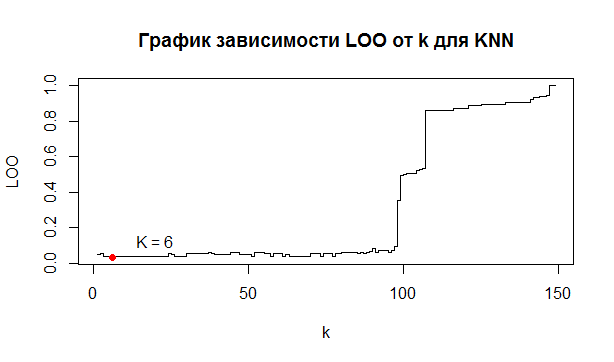

Write the R code that produced this figure.
euclideanDistance <- function(u, v) 
{
  sqrt(sum((u - v) ^ 2))
}
sortObjectsByDist <- function(xl, z, metricFunction = euclideanDistance)
{
  l <- dim(xl)[1] 
  n <- dim(xl)[2] - 1
  distances <- matrix(NA, l, 2) 
  for (i in 1:l) 
  {
    distances[i,] <- c(i, metricFunction(xl[i, 1:n], z))
  }
  orderedXl <- xl[order(distances[, 2]),] 
  return (orderedXl)
}
knn <- function(xl, z, k, orderedXl) 
{
  n <- dim(orderedXl)[2] - 1 
  classes <-orderedXl[1:k, n + 1] 
  counts <- table(classes)
  class <- names(which.max(counts)) 
  return (class)
}
LOO <- function(xl,class) 
{
  n <- dim(xl)[1];
  loo <- rep(0, n-1) 
  for(i in 1:n)
  {
    X <- xl[-i, 1:3]
    u <- xl[i, 1:2]
    orderedXl <- sortObjectsByDist(X, u)
    for(k in 1:(n-1))
    {
      test <- knn(X,u,k,orderedXl)
      if(colors[test] != colors[class[i]])
      {
        loo[k] <- loo[k]+1;
      }
    }
  }
  loo <- loo / n
  x <- 1:length(loo)
  y <- loo
  plot(x, y,main ="График зависимости LOO от k для KNN", xlab="k", ylab="LOO", type = "s")
  min <- which.min(loo)
  lOOmin  <- round(loo[min],3)
  points(min, loo[min], pch = 21, col = "red",bg = "red")
  label <- paste("   K = ", min,  sep = "")
  xmin <- 3*min;
  text(xmin, lOOmin, labels = label, pos = 3, col = "black")
}
colors <- c("setosa" = "red", "versicolor" = "green3","virginica" = "blue")
xl <- iris[, 3:5] 
class <- iris[, 5]
LOO(xl,class)
